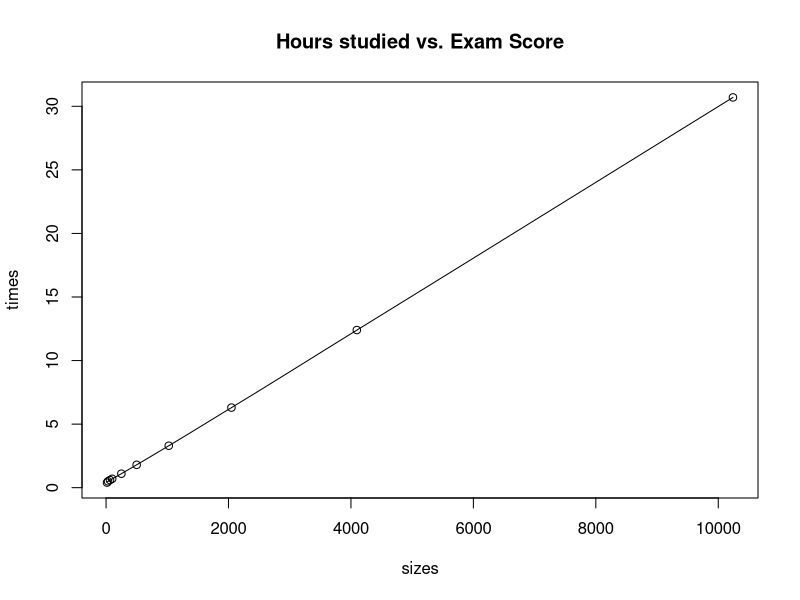
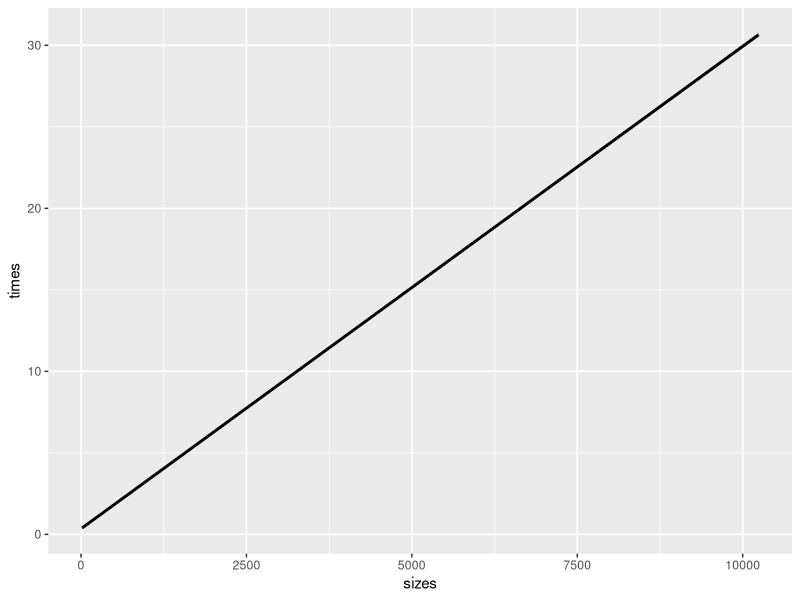

The R source for these figures, in order:
library(ggplot2)

sizes=c(16, 32, 64, 100, 250, 500, 1024, 2048, 4096, 10240)
times=c(0.4, 0.5, 0.6, 0.7, 1.1, 1.8, 3.3, 6.3, 12.4, 30.7)
sutf <- data.frame(sizes, times)
scatter.smooth(sizes, times, main='Hours studied vs. Exam Score')
head(sutf)
model <- lm(times~sizes)
summary(model)
graph <- ggplot(sutf, aes(x=sizes, y=times))
graph <- graph + geom_smooth(method="lm", col="black")

graph
